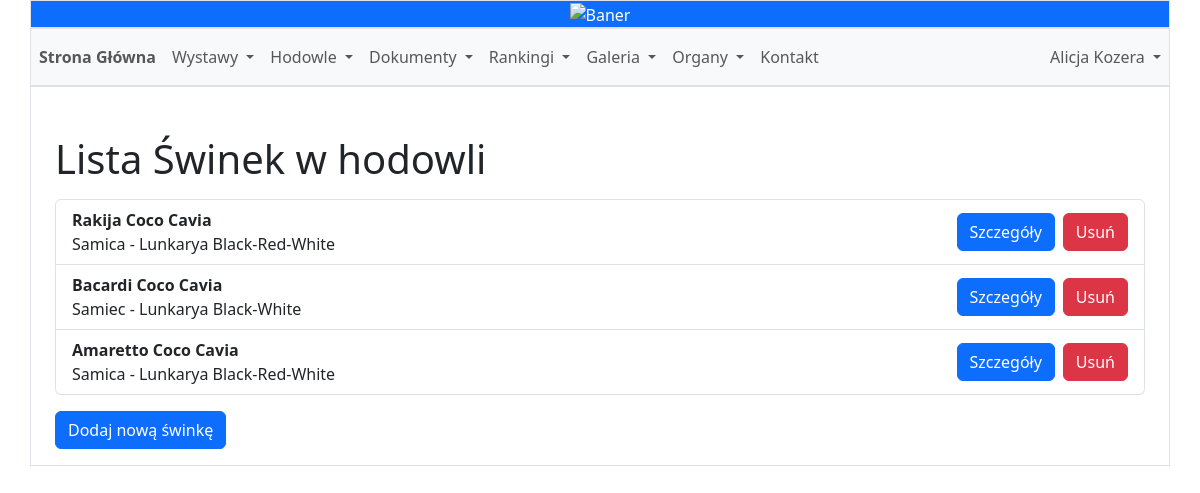
/breeder/my_pigs/ (signed in), run on the app's committed database.
### main_page/models.py (models this page shows, shortened)
class User(AbstractUser):
    ROLE_CHOICES = [
        ('MI', 'Miłośnik'),
        ('HP', 'Hodowca Polski'),
        ('HZ', 'Hodowca Zagraniczny'),
        ('WZ', 'Wystawca Zagraniczny'),
        ('WD', 'Wystawca standardu D')
    ]
    CLUB_CHOICES = [
        ('PL', 'Polska (CCP)'),
        ('PET', 'Wystawca standardu D - Brak klubu'),
        ('SOCHM', 'Czech Republic (SOCHM)'),
        ('SZOCHVM', 'Czech Republic (SZOCHVM)'),
        ('SK', 'Slovakia'),
        ('UA', 'Ukraine'),
        ('SE', 'Sweden'),
        ('DMK', 'Denmark (DMK)'),
        ('DMF', 'Denmark (DMF)'),
        ('FI', 'Finland'),
        ('NMK', 'Norway (NMK)'),
        ('NMF', 'Norway (NMF)'),
        ('GB', 'Great Britain'),
        ('MFD', 'Germany (MFD)'),
        ('OMNC', 'Germany (OMNC)'),
        ('NL', 'Netherlands'),
        ('FAEC', 'France (FAEC)'),
        ('CCF', 'France (CCF)'),
        ('CH', 'Switzerland'),
        ('BE', 'Belgium'),
        ('AT', 'Austria'),
        ('IT', 'Italy'),
        ('ES', 'Spain'),
        ('PT', 'Portugal'),
        ('IE', 'Ireland'),
        ('SI', 'Slovenia'),
        ('HU', 'Hungary'),
        ('USA', 'USA'),
        ('CA', 'Canada'),
        ('AU', 'Australia'),
        ('NZ', 'New Zealand'),
    ]
    COUNTRY_CHOICES = [
        ('PL', 'Polska'),
        ('CZ', 'Czech Republic'),
        ('SK', 'Slovakia'),
        ('UA', 'Ukraine'),
        ('SE', 'Sweden'),
        ('DK', 'Denmark'),
        ('FI', 'Finland'),
        ('NO', 'Norway'),
        ('GB', 'Great Britain'),
        ('DE', 'Germany'),
        ('NL', 'Netherlands'),
        ('FR', 'France'),
        ('CH', 'Switzerland'),
        ('BE', 'Belgium'),
        ('AT', 'Austria'),
        ('IT', 'Italy'),
        ('ES', 'Spain'),
        ('PT', 'Portugal'),
        ('IE', 'Ireland'),
        ('SI', 'Slovenia'),
        ('HU', 'Hungary'),
        ('USA', 'USA'),
        ('CA', 'Canada'),
        ('AU', 'Australia'),
        ('NZ', 'New Zealand'),
    ]
    birthdate = models.DateField(null=True, blank=True)
    phone_number = models.CharField(max_length=15, null=True, blank=True)
    country = models.CharField(max_length=20, choices=COUNTRY_CHOICES, blank=True)
    town = models.CharField(max_length=100, null=True, blank=True)
    postal_code = models.CharField(max_length=10, null=True, blank=True)
    registration_number = models.CharField(max_length=20, null=True, blank=True)
    role = models.CharField(max_length=20, choices=ROLE_CHOICES, blank=False)
    club = models.CharField(max_length=10, choices=CLUB_CHOICES, blank=True)
    questionnaire = models.TextField(default="")
    last_edit_date = models.DateTimeField(null=True, blank=True)

class Pig(models.Model):
    SEX_CHOICE = [
        ('Male', 'Samiec'),
        ('Female', 'Samica')
    ]
    POSITION_CHOICES = [
        ('Before', 'Before'),
        ('After', 'After'),
    ]
    name = models.CharField(max_length=150, null=False, blank=False)
    nickname = models.CharField(max_length=150, null=False, blank=True)
    sex = models.CharField(max_length=6, choices=SEX_CHOICE, default='Samiec', blank=False, null=False)
    birth_date = models.DateField(blank=True, null=True)
    birth_weight = models.PositiveIntegerField(null=True, blank=True)
    owner = models.ManyToManyField('User', blank=True, default=None, related_name="PIG_owner")
    breed = models.ForeignKey('Breed', on_delete=models.PROTECT)
    breeder = models.CharField(max_length=255, null=True, blank=True)
    father = models.ForeignKey('self', null=True, blank=True, on_delete=models.SET_NULL,
                               default=None, related_name='PIG_father', limit_choices_to={'sex': 'Male'})
    mother = models.ForeignKey('self', null=True, blank=True, on_delete=models.SET_NULL,
                               default=None, related_name='PIG_mother', limit_choices_to={'sex': 'Female'})
    colors = models.CharField(max_length=200, null=True, blank=True)
    eye_color = models.ForeignKey('EyeColor', null=True, blank=True, on_delete=models.PROTECT)
    registration_number = models.CharField(max_length=20, unique=True, null=True, blank=True)
    litter = models.ForeignKey('Litter', null=True, blank=True, on_delete=models.PROTECT,
                               default=None, related_name='PIG_litter')
    photo = models.ImageField(upload_to='zdjecia_swinek/zdjecia_uzytkownikow', null=True, blank=True)
    nickname_position = models.CharField(max_length=6, choices=POSITION_CHOICES, default='After', blank=True, null=True)
    is_in_breeding = models.BooleanField(default=False)
    is_active = models.BooleanField(default=False)
    def formatted_colors(self):
        if self.colors:
            values = ast.literal_eval(self.colors)
            result = values[0]
            result += f' {values[1]}' if values[1] != '' else ''
            if result == '':
                result += values[2]
            elif values[2] != '':
                result += f'-{values[2]}'
            if result != '' and values[3] != '':
                result += f'-{values[3]}'
            else:
                result += values[3]
            if result != '' and values[4] != '':
                result += f'-{values[4]}'
            else:
                result += values[4]
            return result
        else:
            return "Świnka jest niewidzialna"

class Breed(models.Model):
    STANDARD_CHOICES = [
        ('A', 'A'),
        ('B', 'B'),
        ('C', 'C'),
        ('D', 'D')
    ]
    name = models.CharField(max_length=150, unique=True, blank=False, null=False)
    polish_name = models.CharField(max_length=150, unique=True, blank=False, null=False)
    standard = models.CharField(max_length=2, choices=STANDARD_CHOICES, blank=False, null=False)
    description = models.TextField()

### main_page/views.py (the view)
# urls.py: path('breeder/my_pigs/', views.breeder_my_pigs, name='breeder_my_pigs'),
@login_required
def breeder_my_pigs(request):
    user_pigs = Pig.objects.filter(owner=request.user)
    return render(request, 'breeder_my_pigs.html', {'user_pigs': user_pigs})

### main_page/templates/breeder_my_pigs.html (shortened to what this page needs)
{% extends "base.html" %}
{% block content %}
    <div class="container mt-5">
        {% if user_pigs %}
        <h1>Lista Świnek w hodowli</h1>
            <ul class="list-group mt-3">
                {% for pig in user_pigs %}
                    <li class="list-group-item">
                        <div class="d-flex justify-content-between align-items-center">
                            <div>
                                <strong>{{ pig.name }} {{pig.nickname}}</strong><br>
                                {% if pig.sex == "Male" %} Samiec{% else %} Samica{% endif %} - {{ pig.breed.name }} {{ pig.formatted_colors }}
                            </div>
                            <div class="d-flex">
                                <a href="{% url 'breeder_pig_detail' pig_id=pig.id %}" class="btn btn-primary me-2">Szczegóły</a>
                                <form method="post" action="{% url 'breeder_my_pigs' %}">
                                    <button type="submit" class="btn btn-danger">Usuń</button>
                                </form>
                            </div>
                        </div>
                    </li>
                {% endfor %}
            </ul>
        <a href="{% url 'breeder_add_pig' %}" class="btn btn-primary mt-3 mb-3">Dodaj nową świnkę</a>
        {% else %}
        <div class="row text-center">
            <h1>Lista Świnek</h1>
            <p class="mt-3 mb-3">Brak świnek do wyświetlenia.</p>
            <a href="{% url 'breeder_add_pig' %}" class="btn btn-primary mt-3 mb-3">Dodaj nową świnkę</a>
        </div>
        {% endif %}
    </div>
{% endblock %}

### main_page/templates/base.html (shortened to what this page needs)
<!DOCTYPE html>
<html lang="pl">
<head>
    <!-- {% load static %}
    <link rel="stylesheet" type="text/css" href="{% static 'css/style.css' %}">-->
    <link href="https://cdn.jsdelivr.net/npm/bootstrap@5.3.2/dist/css/bootstrap.min.css" rel="stylesheet">
</head>
<body>
    <div class="container">
		<div class="row">
			<div class="col-sm-12 p-0 border text-center bg-primary text-white">
				<img class="img-fluid w-100" src="https://gcdnb.pbrd.co/images/RrP2BAdYQW9z.jpg?o=1" alt="Baner">
			</div>
		</div>
		<div class="row">
			<div class="col-sm-12 border text-center bg-primary text-white p-0">
				<nav class="navbar navbar-expand-lg navbar-light bg-light">
					<div class="container p-0">
						<div class="collapse navbar-collapse" id="navbarNav">
							<ul class="navbar-nav">
								<li class="nav-item">
									<a class="nav-link fw-bold" href="{% url 'Main' %}">Strona Główna</a>
								</li>
								<li class="nav-item dropdown">
									<a class="nav-link dropdown-toggle" href="#" id="exhibitionsDropdown" role="button" data-bs-toggle="dropdown" aria-expanded="false">
										Wystawy
									</a>
								</li>
								<li class="nav-item dropdown">
									<a class="nav-link dropdown-toggle" href="#" id="breedingDropdown" role="button" data-bs-toggle="dropdown" aria-expanded="false">
										Hodowle
									</a>
								</li>
								<li class="nav-item dropdown">
									<a class="nav-link dropdown-toggle" href="#" id="documentsDropdown" role="button" data-bs-toggle="dropdown" aria-expanded="false">
										Dokumenty
									</a>
								</li>
								<li class="nav-item dropdown">
									<a class="nav-link dropdown-toggle" href="#" id="rankingsDropdown" role="button" data-bs-toggle="dropdown" aria-expanded="false">
										Rankingi
									</a>
								</li>
								<li class="nav-item dropdown">
									<a class="nav-link dropdown-toggle" href="#" id="galleriesDropdown" role="button" data-bs-toggle="dropdown" aria-expanded="false">
										Galeria
									</a>
								</li>
								<li class="nav-item dropdown">
									<a class="nav-link dropdown-toggle" href="#" id="lawDropdown" role="button" data-bs-toggle="dropdown" aria-expanded="false">
										Organy
									</a>
								</li>
								<li class="nav-item">
									<a class="nav-link" href="{% url 'contact' %}">Kontakt</a>
								</li>
							</ul>
							<ul class="navbar-nav ms-auto">
								{% if user.is_authenticated %}
								<li class="nav-item dropdown">
									<a class="nav-link dropdown-toggle" href="#" id="userDropdown" role="button" data-bs-toggle="dropdown" aria-expanded="false">
										{{ user.first_name }} {{ user.last_name }}
									</a>
								</li>
								{% else %}
									<li class="nav-item">
										<a class="nav-link" href="{% url 'login' %}">Zaloguj się</a>
									</li>
								{% endif %}
							</ul>
						</div>
					</div>
				</nav>
			</div>
		</div>
		<div class="row">
			<div class="col-sm-12 border">
				{% block content %}
				{% endblock %}
			</div>
		</div>
	</div>
</body>
</html>

### data on the page
User: first_name "Alicja", last_name "Kozera"
Pig: name "Rakija", nickname "Coco Cavia", sex "Samica", breed.name "Lunkarya", formatted_colors "Black-Red-White"
Pig: name "Bacardi", nickname "Coco Cavia", sex "Samiec", breed.name "Lunkarya", formatted_colors "Black-White"
Pig: name "Amaretto", nickname "Coco Cavia", sex "Samica", breed.name "Lunkarya", formatted_colors "Black-Red-White"
